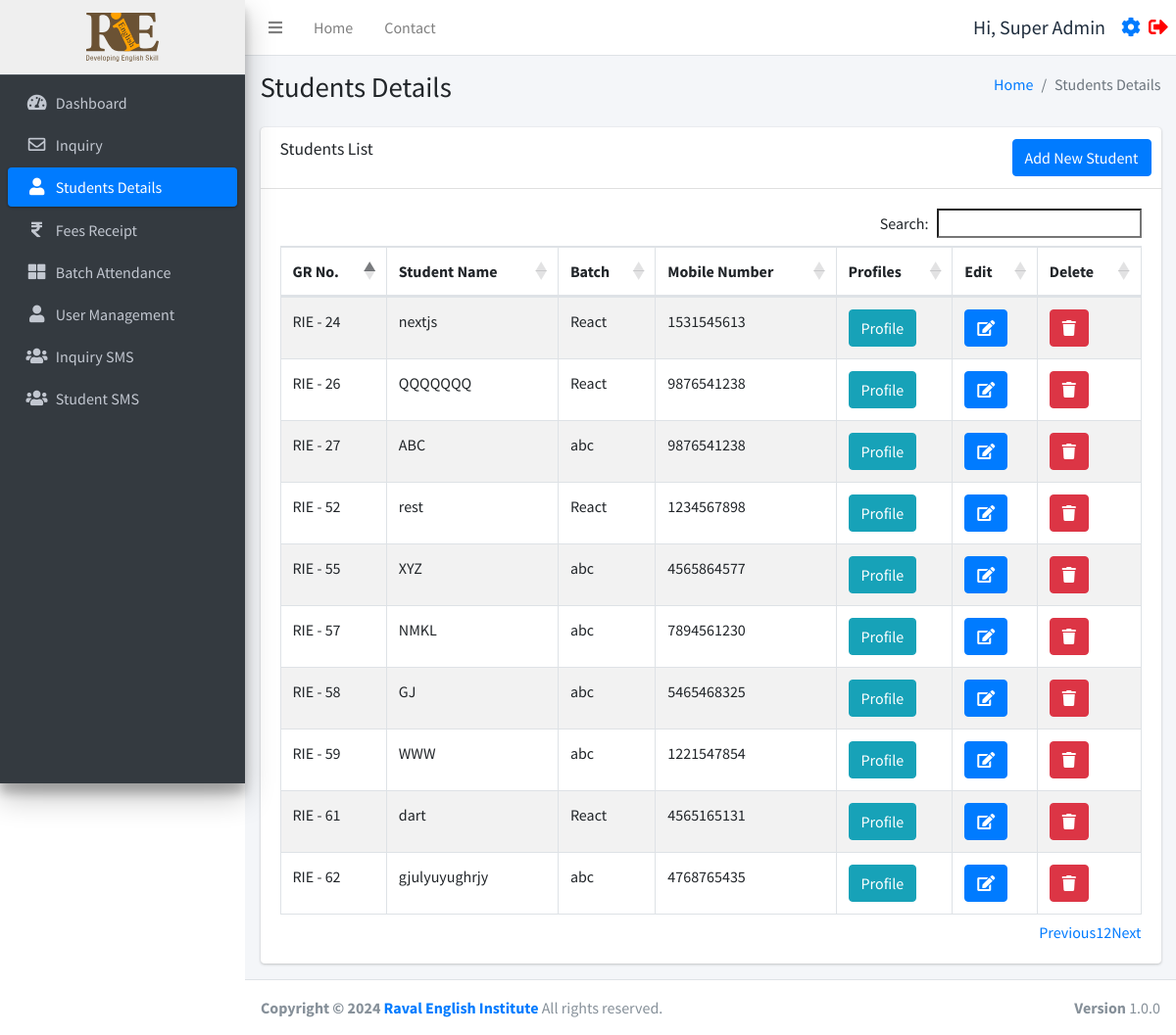
Page /studentsdetails.php (signed in) on the earlier database version.
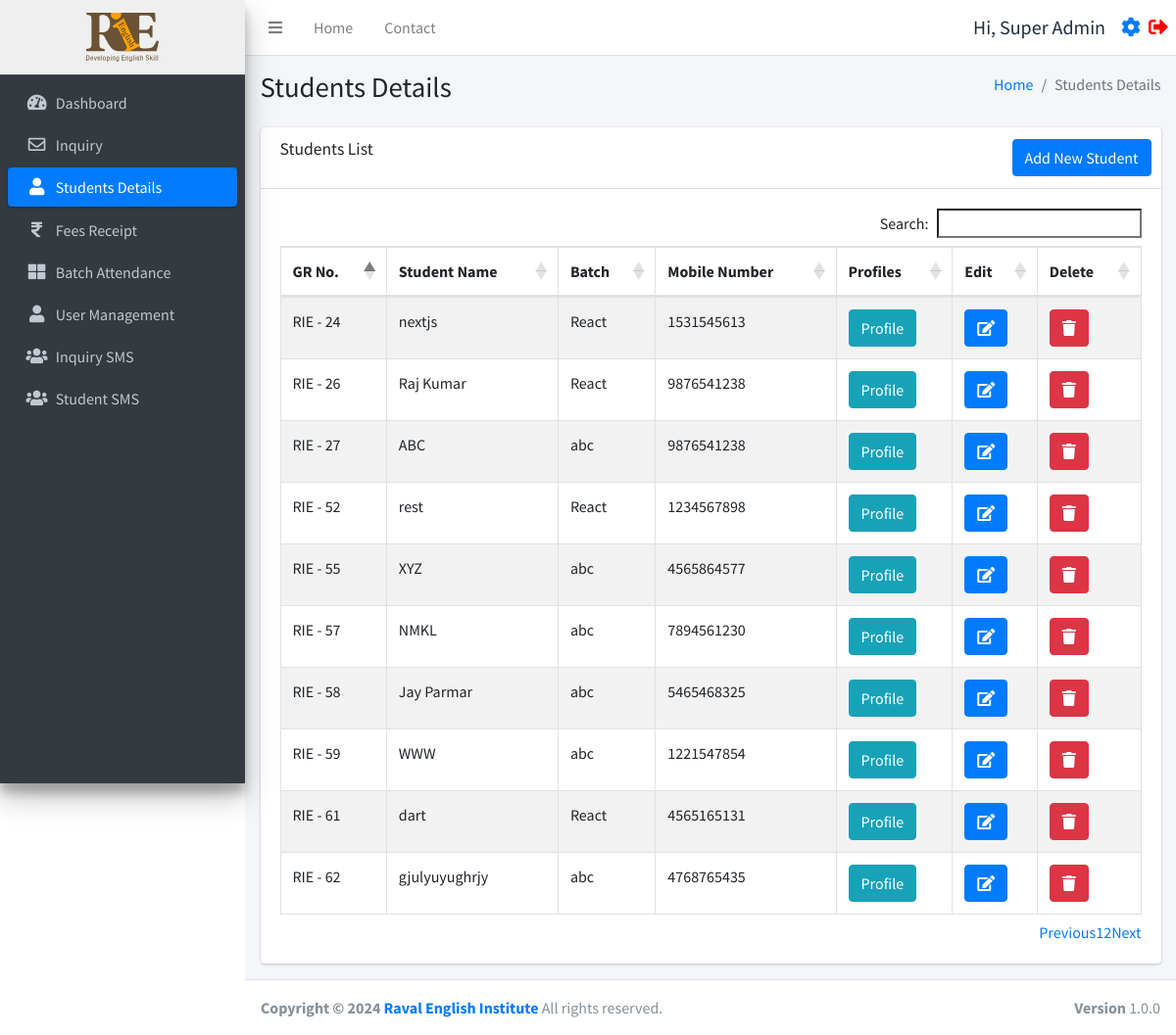
Same page on the later database version.
### tables this page shows
CREATE TABLE `studentinfo` (
  `id` int(11) NOT NULL,
  `name` varchar(255) DEFAULT NULL,
  `batch` int(11) DEFAULT NULL,
  `batch_name` varchar(255) DEFAULT NULL,
  `father_name` varchar(255) DEFAULT NULL,
  `mother_name` varchar(255) DEFAULT NULL,
  `dob` date DEFAULT NULL,
  `gender` varchar(50) DEFAULT NULL,
  `mobile_number` varchar(15) DEFAULT NULL,
  `fee_status` int(10) DEFAULT 0,
  `profession` varchar(100) DEFAULT NULL,
  `address` varchar(255) DEFAULT NULL,
  `admission_time` date DEFAULT NULL,
  `due_date` date DEFAULT NULL,
  `created_at` datetime NOT NULL DEFAULT current_timestamp(),
  `pending_fees` int(10) DEFAULT 0,
  `discount` int(10) NOT NULL,
  `total_fees` int(11) NOT NULL,
  `paid_fees` int(11) NOT NULL,
  `father_number` varchar(50) NOT NULL,
  `home_number` varchar(50) NOT NULL,
  `reference` varchar(200) DEFAULT NULL,
  `father_profession` varchar(200) DEFAULT NULL,
  `workplace_address` varchar(255) DEFAULT NULL,
  `aadharcard_number` varchar(20) DEFAULT NULL,
  `joining_purpose` varchar(255) DEFAULT NULL,
  `extratime_daily` varchar(255) DEFAULT NULL
);

### function.php (called while the page is built, shortened)
<?php
require_once('db.php');
function selectFromTable($tableName, $columns, $whereConditions) {
    global $db;
    try {
        $sql = "SELECT " . implode(', ', $columns) . " FROM $tableName";
        if (!empty($whereConditions)) {
            $sql .= " WHERE " . implode(' AND ', array_map(function ($col) {
                return "$col = :$col";
            }, array_keys($whereConditions)));
        }
        $stmt = $db->prepare($sql);
        foreach ($whereConditions as $col => $value) {
            $stmt->bindValue(":$col", $value);
        }
        $stmt->execute();
        return $stmt->fetchAll(PDO::FETCH_ASSOC);
    } catch (PDOException $e) {
        return false;
    }
}
?>

### studentsdetails.php (the view, shortened to what this page needs)
<?php include ('./header.php');
require_once 'function.php';
$isSuperAdmin = isset($_SESSION['user_status']) && $_SESSION['user_status'] === 'super_admin';
?>
<div class="content-wrapper">
  <div class="content-header">
    <div class="container-fluid">
      <div class="row mb-2">
        <div class="col-sm-6">
          <h1 class="m-0">Students Details</h1>
        </div>
        <div class="col-sm-6">
          <ol class="breadcrumb float-sm-right">
            <li class="breadcrumb-item"><a href="./dashboard.php">Home</a></li>
            <li class="breadcrumb-item active">Students Details</li>
          </ol>
        </div>
      </div>
    </div>
  </div>
  <section class="content">
    <div class="container-fluid">
      <div class="row">
        <div class="col-12">
          <div class="card">
            <div class="card-header">
              <h3 class="card-title">Students List</h3>
              <div class="card-tools">
                <a href="./studentform.php" class="btn btn-primary">Add New Student</a>
              </div>
            </div>
            <div class="card-body">
              <div class="table-responsive">
                <table id="example2" class="table table-bordered table-striped">
                  <thead>
                    <tr>
                      <th>GR No.</th>
                      <th>Student Name</th>
                      <th>Batch</th>
                      <th>Mobile Number</th>
                      <th>Profiles</th>
                      <th>Edit</th>
                      <?php if ($isSuperAdmin): ?>
                        <th>Delete</th>
                      <?php endif; ?>
                    </tr>
                  </thead>
                  <tbody>
                    <?php
                    $rows = selectFromTable('studentinfo', ['id', 'name', 'batch', 'batch_name', 'pending_fees', 'mobile_number'], []);
                    foreach ($rows as $row) {
                      echo "<tr>";
                      echo "<td> RIE - " . $row['id'] . "</td>";
                      echo "<td>" . $row['name'] . "</td>";
                      echo "<td>" . $row['batch_name'] . "</td>";
                      echo "<td>" . $row['mobile_number'] . "</td>";
                      echo "<td><a href='javascript:void(0);' onclick='confirmProfile(" . $row['id'] . ")' class='btn btn-info'>Profile</a></td>";
                      echo "<td><a href='javascript:void(0);' onclick='confirmEdit(" . $row['id'] . ")' class='btn btn-primary'><i class='fas fa-edit'></i></a></td>";
                      if ($isSuperAdmin) {
                        echo "<td><a href='javascript:void(0);' onclick='confirmDelete(" . $row['id'] . ")' class='btn btn-danger'><i class='fas fa-trash'></a></td>";
                      }
                      echo "</tr>";
                    }
                    ?>
                  </tbody>
                </table>
              </div>
            </div>
          </div>
        </div>
      </div>
    </div>
  </section>
</div>
<?php include ('./footer.php'); ?>

Differences in the rows shown:
changed studentinfo id 26: name "QQQQQQQ" → "Raj Kumar"
changed studentinfo id 58: name "GJ" → "Jay Parmar"
